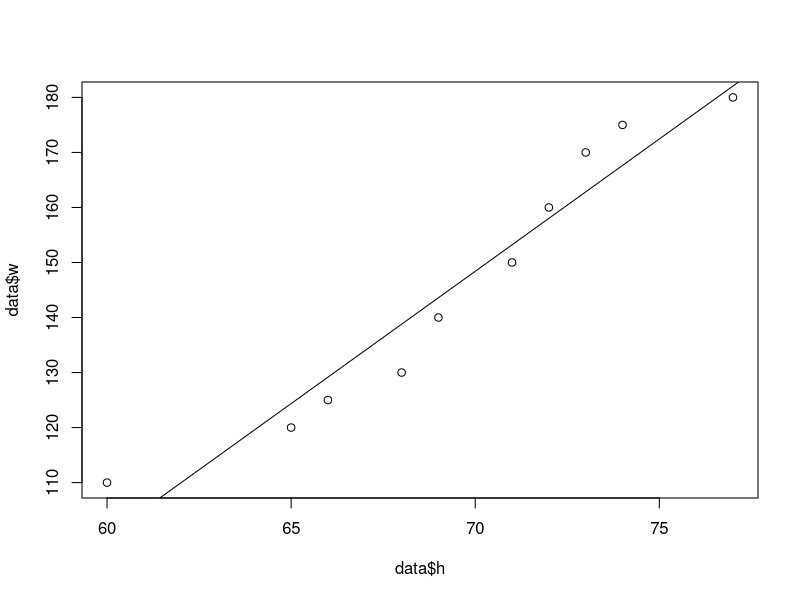

Generate this figure with R:
## ---- chunk 1

heights <- c(65, 71, 69, 68, 72, 66, 77, 73, 74, 60)
weights <- c(120,150,140,130,160,125,180,170,175,110)

data <- data.frame(heights,weights)

model1 <- lm(weights~heights, data=data)

new_height = c(65, 71, 69)
new_data = data.frame(heights = new_height)

pred <- predict(model1, newdata = new_data)
print(pred)

## ---- chunk 2

plot(data$h, data$w)
abline(model1)
## ---- chunk 3

# Sample dataset: childrens, smoke, expenses

# Creating Vector data

childrens <- c(1,2,3,1,3)
smoke <- c(0,1,0,0,1)
expense <- c(20000, 90000, 50000,30000, 80000)
## ---- chunk 4

# Creating Data frame
df <- data.frame(childrens, smoke, expense)
df
## ---- chunk 5

#Perform Multivariate linear regression

model <- lm(expense~childrens+smoke, data = df)

## ---- chunk 6

# Predict expenses for new data

new_data <- data.frame(childrens = c(0), smoke = c(0))
new_pred <- predict(model, newdata = new_data)

# Print the predicted expenses
cat("Predicted Expenses:\n")
print(new_pred)
